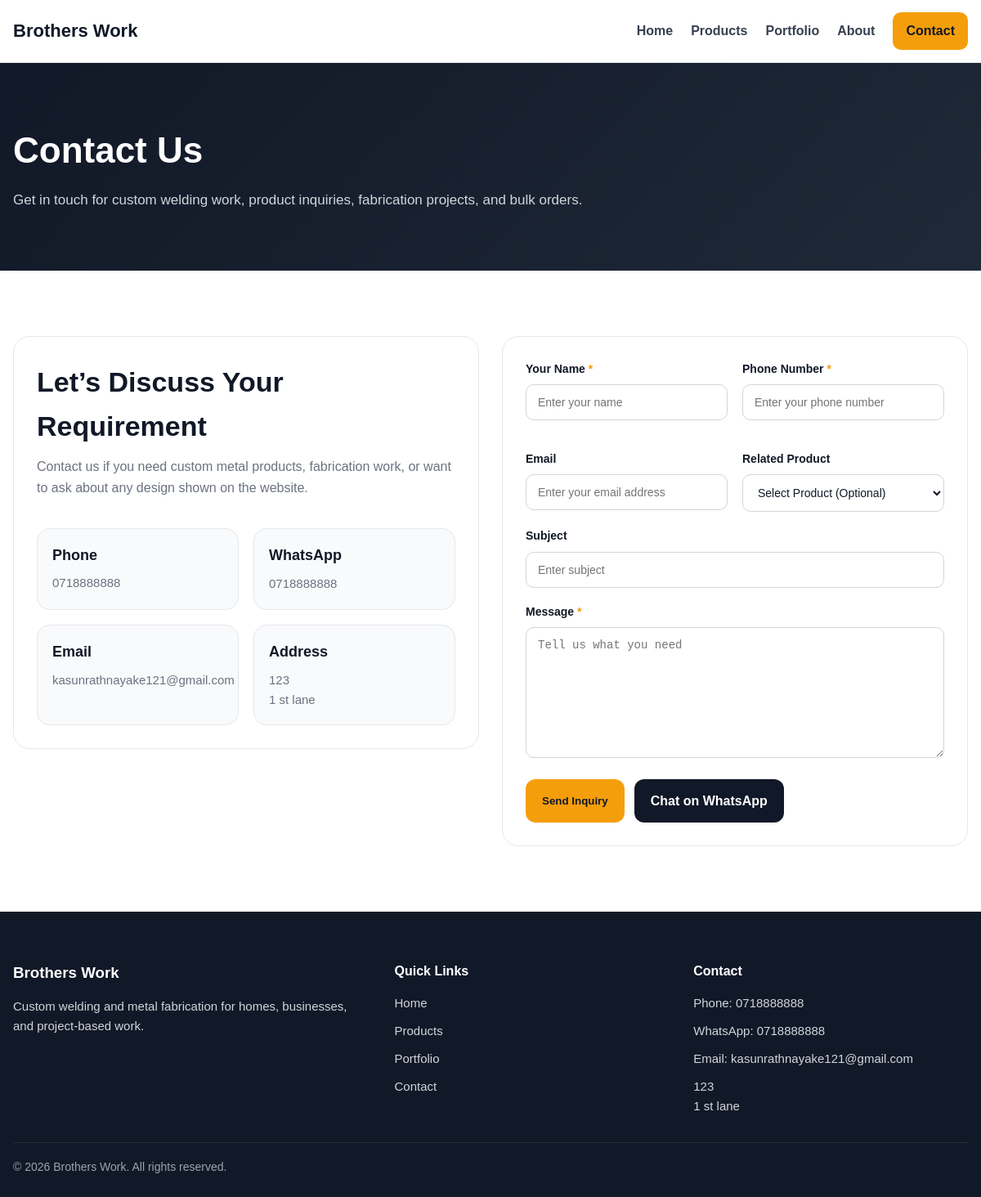
The page /contact.php on the database its author committed.
### tables this page shows
CREATE TABLE `site_settings` (
  `id` int NOT NULL,
  `site_name` varchar(200) NOT NULL,
  `phone` varchar(50) DEFAULT NULL,
  `whatsapp` varchar(50) DEFAULT NULL,
  `email` varchar(150) DEFAULT NULL,
  `address` text,
  `hero_title` varchar(255) DEFAULT NULL,
  `hero_subtitle` text
);

### includes/functions.php (called while the page is built, shortened)
<?php
function e($value): string
{
    return htmlspecialchars((string)($value ?? ''), ENT_QUOTES, 'UTF-8');
}
function get_site_settings(PDO $pdo): array
{
    $stmt = $pdo->query("SELECT * FROM site_settings ORDER BY id ASC LIMIT 1");
    $settings = $stmt->fetch();
    return $settings ?: [
        'site_name' => 'Welding Company',
        'phone' => '',
        'whatsapp' => '',
        'email' => '',
        'address' => '',
        'hero_title' => 'Custom Welding & Metal Fabrication',
        'hero_subtitle' => 'We build metal products and custom fabrication work for homes, businesses, and projects.'
    ];
}
function get_whatsapp_link(?string $number, string $message = ''): string
{
    $cleanNumber = preg_replace('/[^0-9]/', '', (string)$number);
    $url = 'https://wa.me/' . $cleanNumber;
    if ($message !== '') {
        $url .= '?text=' . urlencode($message);
    }
    return $url;
}

### contact.php (the view, shortened to what this page needs)
<?php
require_once __DIR__ . '/includes/db.php';
require_once __DIR__ . '/includes/functions.php';
$siteSettings = get_site_settings($pdo);
$frontendCssFiles = ['contact.css'];
$name = '';
$phone = '';
$email = '';
$subject = '';
$message = '';
$whatsAppLink = get_whatsapp_link($siteSettings['whatsapp'] ?? '', 'Hi, I would like to ask about your metal work services.');
require_once __DIR__ . '/includes/frontend-header.php';
?>
<section class="page-hero">
    <div class="container">
        <div class="page-hero-content">
            <h1>Contact Us</h1>
            <p>
                Get in touch for custom welding work, product inquiries, fabrication projects, and bulk orders.
            </p>
        </div>
    </div>
</section>
<section class="section">
    <div class="container">
        <div class="contact-layout">
            <div class="contact-info-panel">
                <div class="section-heading">
                    <h2>Let’s Discuss Your Requirement</h2>
                    <p>
                        Contact us if you need custom metal products, fabrication work, or want to ask about any design shown on the website.
                    </p>
                </div>
                <div class="contact-info-grid">
                    <div class="contact-info-card">
                        <h3>Phone</h3>
                        <p><?php echo e($siteSettings['phone'] ?: 'Not added yet'); ?></p>
                    </div>
                    <div class="contact-info-card">
                        <h3>WhatsApp</h3>
                        <?php if (!empty($siteSettings['whatsapp'])): ?>
                            <a href="<?php echo e($whatsAppLink); ?>" target="_blank" rel="noopener">
                                <?php echo e($siteSettings['whatsapp']); ?>
                            </a>
                        <?php else: ?>
                            <p>Not added yet</p>
                        <?php endif; ?>
                    </div>
                    <div class="contact-info-card">
                        <h3>Email</h3>
                        <p><?php echo e($siteSettings['email'] ?: 'Not added yet'); ?></p>
                    </div>
                    <div class="contact-info-card">
                        <h3>Address</h3>
                        <p><?php echo !empty($siteSettings['address']) ? nl2br(e($siteSettings['address'])) : 'Not added yet'; ?></p>
                    </div>
                </div>
            </div>
            <div class="contact-form-panel">
                <form method="POST" action="" class="contact-form" novalidate>
                    <div class="form-grid">
                        <div class="form-group">
                            <label for="name">Your Name <span>*</span></label>
                            <input
                                type="text"
                                id="name"
                                name="name"
                                maxlength="150"
                                value="<?php echo e($name); ?>"
                                placeholder="Enter your name"
                                required
                            >
                        </div>
                        <div class="form-group">
                            <label for="phone">Phone Number <span>*</span></label>
                            <input
                                type="text"
                                id="phone"
                                name="phone"
                                maxlength="50"
                                value="<?php echo e($phone); ?>"
                                placeholder="Enter your phone number"
                                required
                            >
                        </div>
                        <div class="form-group">
                            <label for="email">Email</label>
                            <input
                                type="email"
                                id="email"
                                name="email"
                                maxlength="150"
                                value="<?php echo e($email); ?>"
                                placeholder="Enter your email address"
                            >
                        </div>
                        <div class="form-group">
                            <label for="product_id">Related Product</label>
                            <select name="product_id" id="product_id">
                                <option value="">Select Product (Optional)</option>
                            </select>
                        </div>
                    </div>
                    <div class="form-group">
                        <label for="subject">Subject</label>
                        <input
                            type="text"
                            id="subject"
                            name="subject"
                            maxlength="200"
                            value="<?php echo e($subject); ?>"
                            placeholder="Enter subject"
                        >
                    </div>
                    <div class="form-group">
                        <label for="message">Message <span>*</span></label>
                        <textarea
                            id="message"
                            name="message"
                            placeholder="Tell us what you need"><?php echo e($message); ?></textarea>
                    </div>
                    <div class="form-actions">
                        <button type="submit" class="btn btn-primary">Send Inquiry</button>
                        <?php if ($whatsAppLink !== '#'): ?>
                            <a href="<?php echo e($whatsAppLink); ?>" target="_blank" rel="noopener" class="btn btn-dark">
                                Chat on WhatsApp
                            </a>
                        <?php endif; ?>
                    </div>
                </form>
            </div>
        </div>
    </div>
</section>
<?php require_once __DIR__ . '/includes/frontend-footer.php'; ?>

### includes/frontend-header.php (shortened to what this page needs)
<?php
$frontendCssFiles = $frontendCssFiles ?? [];
$currentPage = basename($_SERVER['PHP_SELF']);
$isHome = $currentPage === 'index.php';
$isProducts = in_array($currentPage, ['products.php', 'product.php'], true);
$isPortfolio = in_array($currentPage, ['portfolio.php', 'portfolio-item.php'], true);
$isAbout = $currentPage === 'about.php';
$isContact = $currentPage === 'contact.php';
?>
<!DOCTYPE html>
<html lang="en">
<head>
    <link rel="stylesheet" href="<?php echo ASSETS_URL; ?>css/frontend/shared.css">
    <?php foreach ($frontendCssFiles as $cssFile): ?>
        <link rel="stylesheet" href="<?php echo ASSETS_URL . 'css/frontend/' . e($cssFile); ?>">
    <?php endforeach; ?>
</head>
<body>
<header class="site-header">
    <div class="container header-inner">
        <a href="<?php echo BASE_URL; ?>" class="site-logo">
            <?php echo e($siteSettings['site_name'] ?: 'Welding Company'); ?>
        </a>
        <nav class="site-nav" id="siteNav">
            <a href="<?php echo BASE_URL; ?>" class="<?php echo $isHome ? 'active' : ''; ?>">Home</a>
            <a href="<?php echo BASE_URL; ?>products.php" class="<?php echo $isProducts ? 'active' : ''; ?>">Products</a>
            <a href="<?php echo BASE_URL; ?>portfolio.php" class="<?php echo $isPortfolio ? 'active' : ''; ?>">Portfolio</a>
            <a href="<?php echo BASE_URL; ?>about.php" class="<?php echo $isAbout ? 'active' : ''; ?>">About</a>
            <a href="<?php echo BASE_URL; ?>contact.php" class="nav-cta <?php echo $isContact ? 'active-cta' : ''; ?>">Contact</a>
        </nav>
    </div>
</header>

### includes/frontend-footer.php (shortened to what this page needs)
<footer class="site-footer">
    <div class="container footer-grid">
        <div class="footer-block">
            <h3><?php echo e($siteSettings['site_name'] ?: 'Welding Company'); ?></h3>
            <p>
                Custom welding and metal fabrication for homes, businesses, and project-based work.
            </p>
        </div>
        <div class="footer-block">
            <h4>Quick Links</h4>
            <ul>
                <li><a href="<?php echo BASE_URL; ?>">Home</a></li>
                <li><a href="<?php echo BASE_URL; ?>products.php">Products</a></li>
                <li><a href="<?php echo BASE_URL; ?>portfolio.php">Portfolio</a></li>
                <li><a href="<?php echo BASE_URL; ?>contact.php">Contact</a></li>
            </ul>
        </div>
        <div class="footer-block">
            <h4>Contact</h4>
            <ul>
                <?php if (!empty($siteSettings['phone'])): ?>
                    <li>Phone: <?php echo e($siteSettings['phone']); ?></li>
                <?php endif; ?>
                <?php if (!empty($siteSettings['whatsapp'])): ?>
                    <li>WhatsApp: <?php echo e($siteSettings['whatsapp']); ?></li>
                <?php endif; ?>
                <?php if (!empty($siteSettings['email'])): ?>
                    <li>Email: <?php echo e($siteSettings['email']); ?></li>
                <?php endif; ?>
                <?php if (!empty($siteSettings['address'])): ?>
                    <li><?php echo nl2br(e($siteSettings['address'])); ?></li>
                <?php endif; ?>
            </ul>
        </div>
    </div>
    <div class="container footer-bottom">
        <p>&copy; <?php echo date('Y'); ?> <?php echo e($siteSettings['site_name'] ?: 'Welding Company'); ?>. All rights reserved.</p>
    </div>
</footer>
</body>
</html>

### assets/css/frontend/shared.css (style rules this page uses)
* { box-sizing: border-box; margin: 0; padding: 0; }
html, body { min-height: 100%; }
body { font-family: Arial, sans-serif; color: #111827; background: #ffffff; line-height: 1.6; }
a { text-decoration: none; color: inherit; }
.container { width: min(1200px, calc(100% - 32px)); margin: 0 auto; }
.section { padding: 80px 0; }
.section-heading { max-width: 720px; margin-bottom: 36px; }
.section-heading h2 { font-size: 34px; margin-bottom: 10px; color: #111827; }
.section-heading p { color: #6b7280; font-size: 16px; }
.btn { display: inline-flex; align-items: center; justify-content: center; border-radius: 12px; padding: 14px 20px; font-weight: 700; transition: 0.2s ease; border: none; cursor: pointer; }
.btn-primary { background: #f59e0b; color: #111827; }
.btn-dark { background: #111827; color: #ffffff; }
.site-header { position: sticky; top: 0; z-index: 1000; background: rgba(255, 255, 255, 0.95); backdrop-filter: blur(10px); border-bottom: 1px solid #e5e7eb; }
.header-inner { min-height: 76px; display: flex; align-items: center; justify-content: space-between; gap: 20px; }
.site-logo { font-size: 22px; font-weight: 800; color: #111827; }
.site-nav { display: flex; align-items: center; gap: 22px; }
.site-nav a { position: relative; font-weight: 600; color: #374151; transition: 0.2s ease; }
.site-nav .nav-cta { background: #111827; color: #ffffff; padding: 10px 16px; border-radius: 10px; }
.site-nav .nav-cta.active-cta { background: #f59e0b; color: #111827; }
.site-footer { background: #111827; color: #ffffff; padding-top: 60px; }
.footer-grid { display: grid; grid-template-columns: 1.3fr 1fr 1fr; gap: 30px; padding-bottom: 32px; }
.footer-block h3, .footer-block h4 { margin-bottom: 14px; }
.footer-block p, .footer-block li, .footer-block a { color: #d1d5db; font-size: 15px; }
.footer-block ul { list-style: none; display: flex; flex-direction: column; gap: 10px; }
.footer-bottom { border-top: 1px solid rgba(255, 255, 255, 0.1); padding: 18px 0 26px; }
.footer-bottom p { color: #9ca3af; font-size: 14px; }

### assets/css/frontend/contact.css (style rules this page uses)
.page-hero { background: linear-gradient(135deg, #111827 0%, #1f2937 100%); color: #ffffff; padding: 72px 0; }
.page-hero-content { max-width: 760px; }
.page-hero-content h1 { font-size: 44px; margin-bottom: 12px; }
.page-hero-content p { color: #d1d5db; font-size: 17px; }
.contact-layout { display: grid; grid-template-columns: 1fr 1fr; gap: 28px; align-items: start; }
.contact-info-panel, .contact-form-panel { background: #ffffff; border: 1px solid #e5e7eb; border-radius: 20px; padding: 28px; }
.contact-info-grid { display: grid; grid-template-columns: repeat(2, minmax(0, 1fr)); gap: 18px; }
.contact-info-card { background: #f9fafb; border: 1px solid #e5e7eb; border-radius: 16px; padding: 18px; }
.contact-info-card h3 { font-size: 18px; margin-bottom: 8px; color: #111827; }
.contact-info-card p, .contact-info-card a { color: #6b7280; font-size: 15px; }
.contact-form .form-grid { display: grid; grid-template-columns: repeat(2, minmax(0, 1fr)); gap: 18px; }
.contact-form .form-group { margin-bottom: 18px; }
.contact-form label { display: block; margin-bottom: 8px; font-size: 14px; font-weight: 700; }
.contact-form label span { color: #f59e0b; }
.contact-form input, .contact-form select, .contact-form textarea { width: 100%; padding: 13px 14px; border: 1px solid #d1d5db; border-radius: 10px; outline: none; font-size: 14px; background: #ffffff; color: #111827; }
.contact-form textarea { min-height: 160px; resize: vertical; }
.form-actions { display: flex; flex-wrap: wrap; gap: 12px; }

### rows shown on the page
site_settings: site_name "Brothers Work", phone "0718888888", whatsapp "0718888888", email "kasunrathnayake121@gmail.com", address "123 1 st lane"
